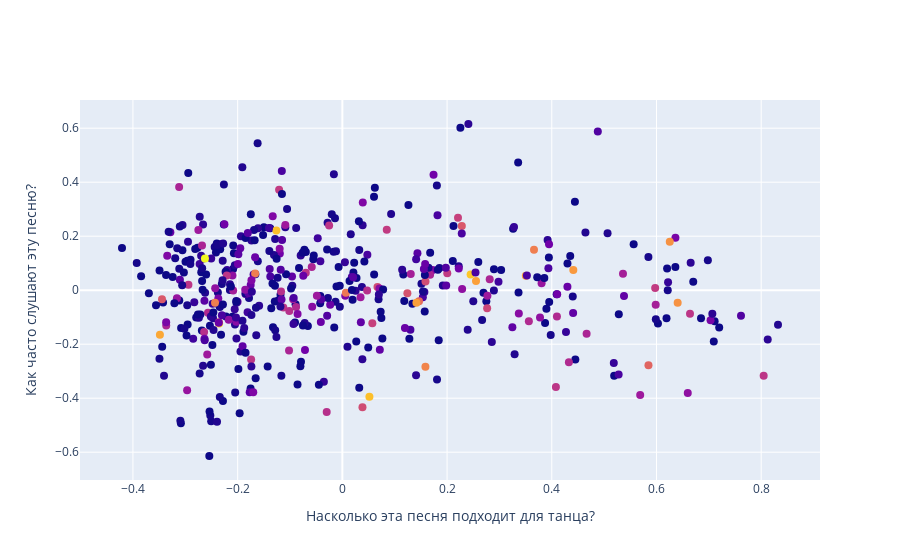

The code cell stored with this chart in its notebook:
### Markdown cell above
В другой попытке мы используем список с меньшим количеством метаданных и PCA для создания двумерного графика.

### Code cell
chosen2 = ['energy', 'liveness', 'tempo', 'valence']

X = df[chosen2].values
y = df['track_popularity'].values

min_max_scaler = MinMaxScaler()
X = min_max_scaler.fit_transform(X)

pca = PCA(n_components=2)
pca.fit(X)

X = pca.transform(X)

fig = {
    "data": [
        {
            "x": X[:, 0],
            "y": X[:, 1],
            "text": text_plot,
            "mode": "markers",
            "marker": {"size": 8, "color": y}
        }
    ],
    "layout": {
        "xaxis": {"title": "Насколько эта песня подходит для танца?"},
        "yaxis": {"title": "Как часто слушают эту песню?"}
    }
}

py.iplot(fig, filename="test-graph2")

### Figure 1 — Plotly figure (JSON) as saved in the notebook; plotly's stock layout.template omitted (floating-point values rounded to 4 significant figures; data arrays with more than 128 entries replaced by an {"elided": "..."} marker saying what was removed)
{"data": [{"marker": {"color": {"elided": "477 int values"}, "size": 8}, "mode": "markers", "text": {"elided": "477 str values"}, "type": "scatter", "x": {"elided": "477 float values"}, "y": {"elided": "477 float values"}}], "layout": {"xaxis": {"title": {"text": "Насколько эта песня подходит для танца?"}}, "yaxis": {"title": {"text": "Как часто слушают эту песню?"}}}}
